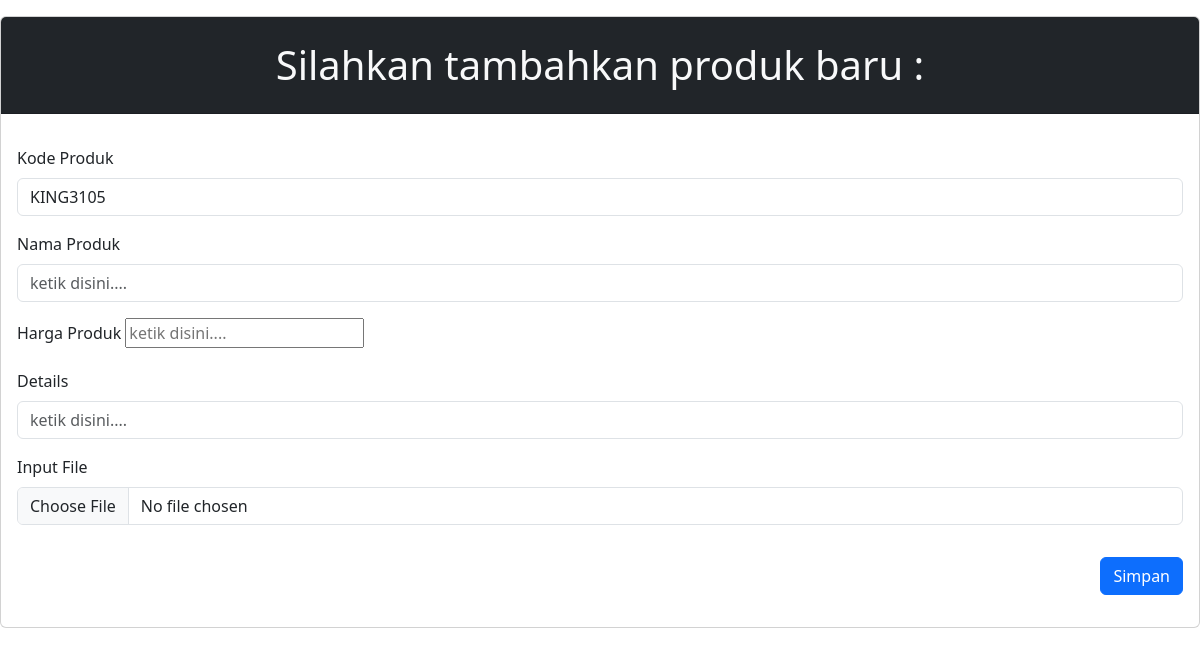
The app's page /app/input_barang.php (signed in), older data.
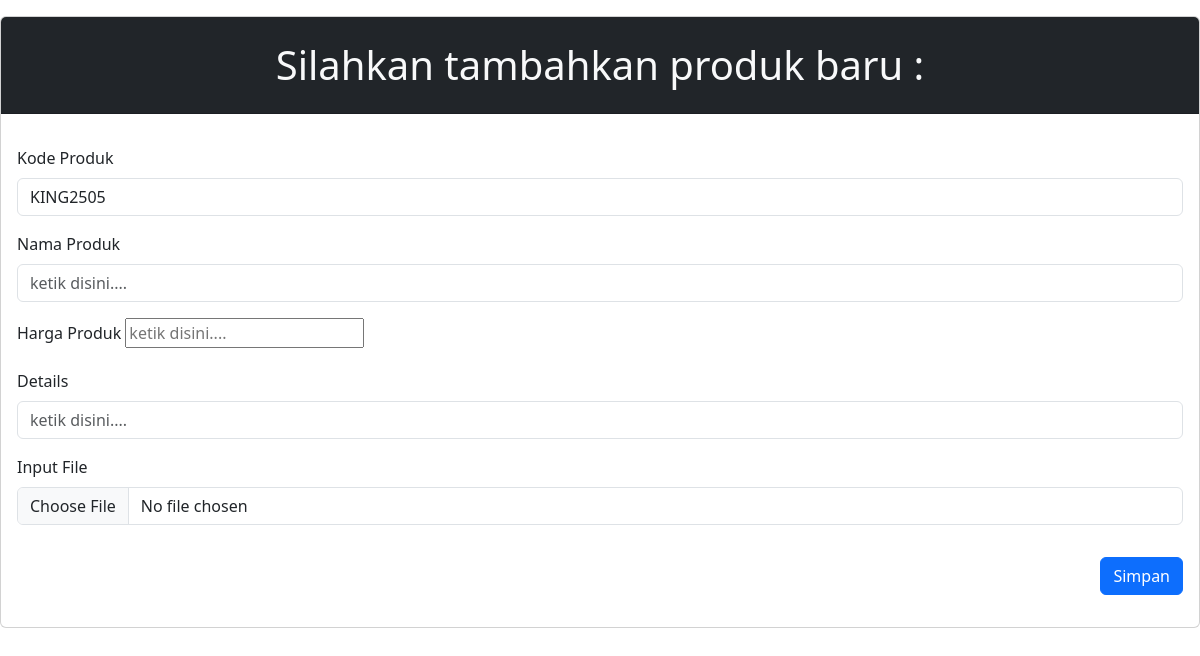
The same page, newer data.
### tables this page shows
CREATE TABLE `menu` (
  `id` int(11) NOT NULL,
  `kode_barang` varchar(100) NOT NULL,
  `nama_produk` varchar(50) NOT NULL,
  `harga` int(100) NOT NULL,
  `detail` text NOT NULL,
  `gambar` varchar(80) NOT NULL
);

### app/input_barang.php (the view, shortened to what this page needs)
<!doctype html>
<html lang="en">
  <head>
    <link href="https://cdn.jsdelivr.net/npm/bootstrap@5.3.2/dist/css/bootstrap.min.css" rel="stylesheet">
  </head>
  <body>
    <div class="card mt-3">
      <div class="card-header bg-dark text-light">
        <h1 class="text-center mt-3 mb-3">Silahkan tambahkan produk baru :</h1>
      </div>
      <?php
        include "koneksi.php";
        $tgl=date("d");
        $kode=$konek->query("select*from menu order by id desc");
        $kod=$kode->fetch_array();
      ?>
      <div class="card-body">
        <form enctype="multipart/form-data" method="post" action="proses_input.php">
            <div class="mb-3 mt-3">
                <label for="" class="form-label">Kode Produk</label>
                <input type="text" class="form-control" value="KING<?=@$kod['id']+1 ,$tgl; ?>" name="kode_barang" readonly>
            </div>
            <div class="mb-3">
                <label for="" class="form-label">Nama Produk</label>
                <input type="text" class="form-control" name="nama_produk" placeholder="ketik disini...." required>
            </div>
            <div class="mb-3">
                <label for="" class="form-label">Harga Produk</label>
                <input type="number" min="1" name="harga" placeholder="ketik disini...." required>
            </div>
            <div class="mb-3">
                <label for="" class="form-label">Details</label>
                <input type="text" class="form-control" name="detail" placeholder="ketik disini...." required>
            </div>
            <div class="mb-3">
                <label for="formFile" class="form-label">Input File </label>
                <input class="form-control" type="file" id="formFile" name="gambar" required>
            </div>
            <div class="text-end">
                <button type="submit" class="btn btn-primary mt-3 mb-3 ">Simpan</button>
            </div>
        </form>
      </div>
    </div>
  </body>
</html>

Row changes from the older to the newer data that the page shows:
removed menu: kode_barang "KING3105"
added menu: kode_barang "KING2505"
